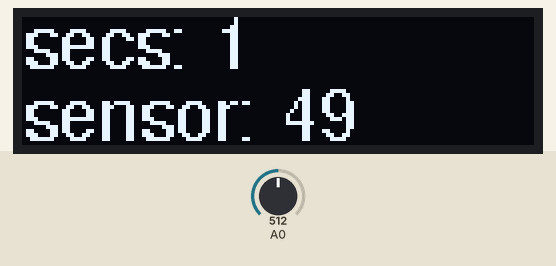
A sketch run on a simulated Arduino Uno, built with avr-gcc and run on an emulated ATmega328P. On the bench: 128×32 one-colour display. The inputs (shaded band) are chosen by the test bench; at power-on: A0 = 512. What the sketch prints to the serial monitor is not drawn.

Above: at 1.2 s.
1.3 s: A0 set to 716
At 2.8 s:
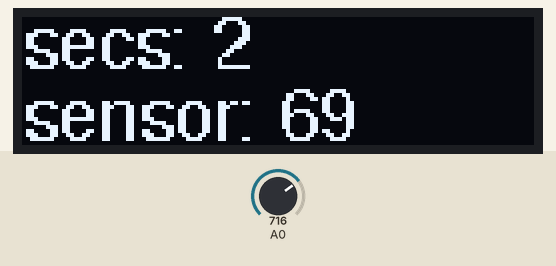
3.5 s: A0 set to 900
At 4.8 s:
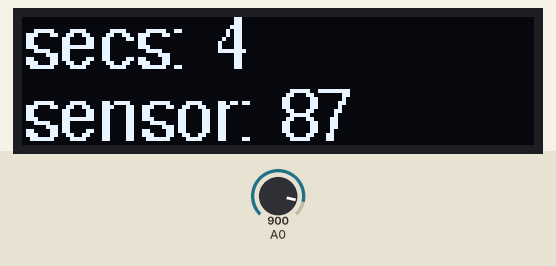
5.5 s: A0 set to 1023
At 6.3 s:
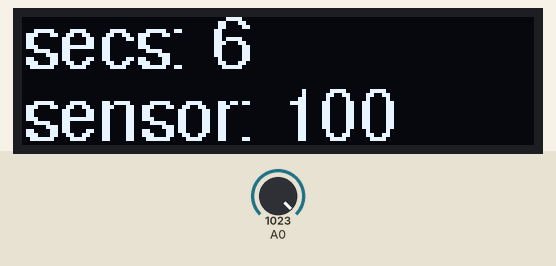
Timing chart, 0 to 8.5 s (numbered marks = the images above; inputs shaded):
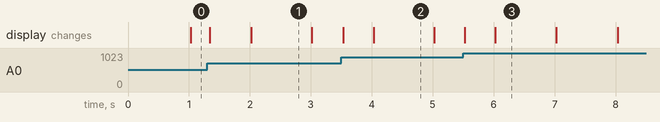

The sketch:

SSD1306_Example__Simple__wk3_ConnDev.ino
```cpp
/* This is re-typed and (very slightly) modified (code) and copied (comments) using the code example found at:
 *  https://github.com/tigoe/display-examples/blob/main/OLED_Examples/SSD1306_QRCode_Test/SSD1306_QRCode_Test.ino
 */

 /*
  Minimal example for SSD1306 OLED display
  manufacturer's site: http://www.solomon-systech.com/en/product/advanced-display/oled-display-driver-ic/ssd1306/
  datasheet: https://www.crystalfontz.com/controllers/SolomonSystech/SSD1306/339/
  library site: https://github.com/adafruit/Adafruit_SSD1306

  These displays are common and inexpensive online, and require only the
  I2C pins (SDA and SCL) from an Arduino. The Adafruit library works well with them.
  If you want custom fonts, check out fonts from http://oleddisplay.squix.ch/#/home

  This example reads the millis() and ana analog sensor and displays both.
  It's written for a 128x64 display, but can be modified to fit a 128x32 display as well.
  Change the SCREEN_HEIGHT to change displays, and adjust font sizes and cursor locations
  to suit your application.

  created 10 Feb 2020
  by Tom Igoe
  based on the Adafruit_SSD1306 library examples
 */

 #include <Wire.h>
 #include <Adafruit_SSD1306.h>
// see https://learn.adafruit.com/adafruit-gfx-graphics-library/using-fonts
// for a list of fonts available in the GFX lib
// or custom fonts from http://oleddisplay.squix.ch/#/home
#include <Fonts/FreeSans9pt7b.h>
#define SCREEN_WIDTH 128 // OLED display width, in px
#define SCREEN_HEIGHT 32 // OLED DISPLAY HEIGHT, in px
#define OLED_RESET 0 // setting the reset pin for display (0 or -1 if no reset pin)

Adafruit_SSD1306 display(SCREEN_WIDTH, SCREEN_HEIGHT, &Wire, OLED_RESET);

void setup() {
 // initialize serial and wait 3 secs for serial monitor to open:
  Serial.begin(9600);
  if (!Serial) delay(3000);
  // I2C address is 0x3C, or 3D for some 128x64 modules:
  if (!display.begin(SSD1306_SWITCHCAPVCC, 0x3C)) {
    Serial.println("Display setup failed");
    while(true);
  }
    // set fonts botforh display:
    display.setFont(&FreeSans9pt7b);
    Serial.println("Display is goooood to goooo!");
}

void loop() {
  int sensorReading = analogRead(A0);
  Serial.println(sensorReading);
  int sensorReadingMapped = map(sensorReading, 10, 1023, 0, 100);

 /* you get 10 charcters across at this size using the default font
    so make your text accordingly. If you want to try other fonts,
    check out fonts from http://oleddisplay.squix.ch/#/home
  */
  // clear the display:
  display.clearDisplay();
  // set the text size to 1:
  display.setTextSize(1);
  // set the text color to white:
  display.setTextColor(SSD1306_WHITE);
  // move the cursor to 0,0:
  display.setCursor(0, 12);
  // print the seconds:
  display.print("secs: ");
  display.print(millis()/1000);
  // move the cursor down 20 pixels:
  display.setCursor(0, 30);
  // print a sensor reading:
  display.print("sensor: ");
  display.print(sensorReadingMapped);
  // push everything out to the screen:
  display.display();
}
```

Measured:
- what the display in image 1 shows lasts 1.0 s, from 2.0 s to 3.0 s
